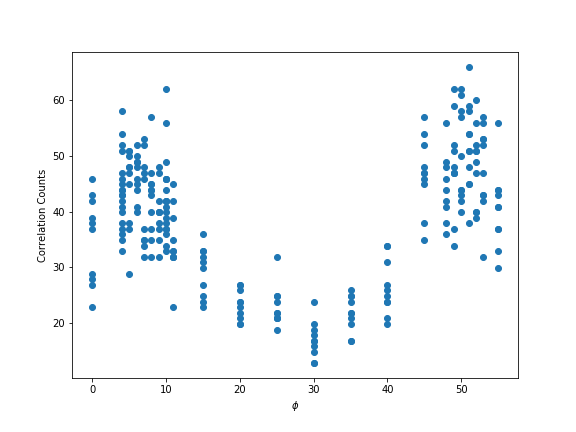

Write the Python code that produced this figure.
import numpy as np
import matplotlib.pyplot as plt
from scipy.optimize import curve_fit

filename = 'phy424_qie_phi_data.txt'
phi_data = np.loadtxt(filename, usecols=(0,1)).T
phi = phi_data[0]
corr = phi_data[1]

plt.figure(1, figsize=(8,6))
plt.scatter(phi,corr)
plt.xlabel(r'$\phi$')
plt.ylabel('Correlation Counts')
plt.savefig('phy424_qie_phi.png')
#plt.clf()

mean_corr = []
phi_unique = []
a = phi[0]
sum_list = []

for i in range(len(phi)):
    if a == phi[i]:
        sum_list.append(corr[i])
    elif a != phi[i]:
        mean_corr.append(np.mean(sum_list))
#        print(mean_corr)
        phi_unique.append(a)
        sum_list = []
        a = phi[i]
        sum_list.append(corr[i])
mean_corr.append(np.mean(sum_list))
phi_unique.append(a)


def model(x, a, b, c, d):
    #return a*np.sin(b*x + c) + d
    return a*np.sin(b*x + c)**2 + d

#plt.plot(x, model(x,67,0.07,1,64))
#plt.plot(x, model(x, *popt))
plt.xlabel(r'$\phi$')
#popt, pcov = curve_fit(model, theta_unique, mean_corr, p0=(67,0.07,1,64))
popt, pcov = curve_fit(model, phi_unique, mean_corr, p0=(30,0.07,1.2,15))

x = np.arange(0, 55, 0.5)

plt.figure(2, figsize=(8,6))
plt.scatter(phi_unique, mean_corr)
#plt.plot(x,model(x,30,0.07,1.2,15))
plt.plot(x, model(x, *popt))
plt.ylabel('Correlation Counts')#plt.savefig('phy424_qie_phi_mean.png')

